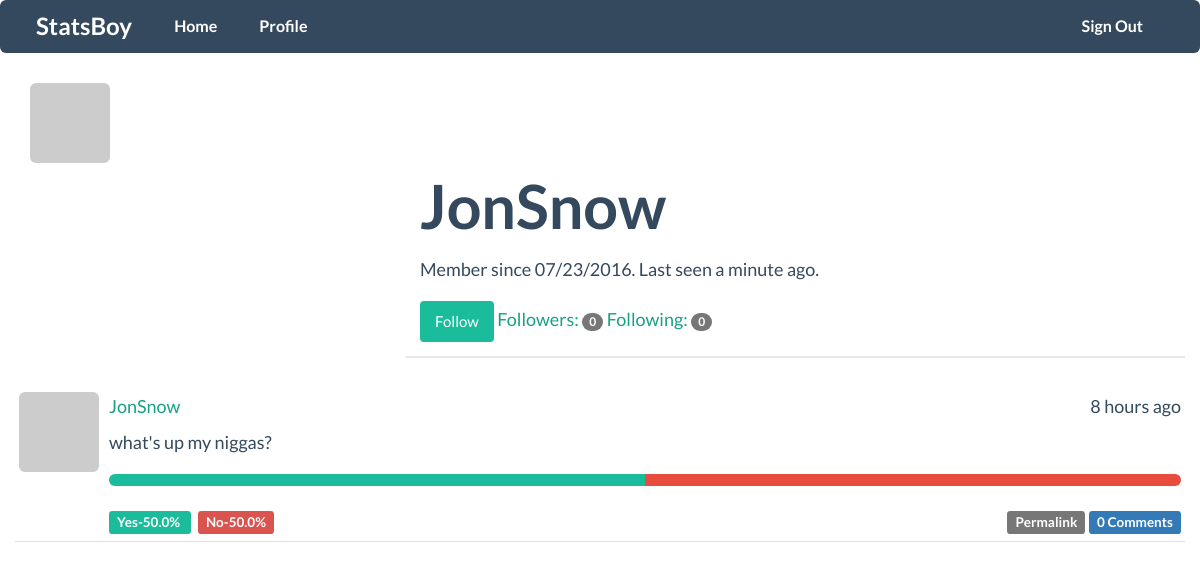
The page /user/JonSnow (signed in) on the database its author committed.
### app/models.py (models this page shows, shortened)
class User(db.Model, UserMixin):
    __tablename__ = 'users'
    id = db.Column(db.Integer, primary_key=True)
    email= db.Column(db.String(64),unique=True,index=True)
    username = db.Column(db.String(64), unique=True, index=True)
    role_id = db.Column(db.Integer, db.ForeignKey('roles.id'))
    password_hash= db.Column(db.String(128))
    confirmed=db.Column(db.Boolean,default=False)
    name=db.Column(db.String(64))
    location=db.Column(db.String(64))
    about_me=db.Column(db.Text())
    member_since=db.Column(db.DateTime(),default=datetime.utcnow)
    last_seen=db.Column(db.DateTime(), default=datetime.utcnow)
    avatar_hash=db.Column(db.String(32))
    posts=db.relationship('Post',backref='author', lazy='dynamic')
    followed=db.relationship('Follow',foreign_keys=[Follow.follower_id],backref=db.backref('follower',lazy='joined'),lazy='dynamic',cascade='all,delete-orphan')
    followers=db.relationship('Follow',foreign_keys=[Follow.followed_id],backref=db.backref('followed',lazy='joined'),lazy='dynamic',cascade='all, delete-orphan')
    comments=db.relationship('Comment',backref='author',lazy='dynamic')
    answers=db.relationship('Answer',backref='advisor',lazy='dynamic')
    def is_following(self,user):
        return self.followed.filter_by(followed_id=user.id).first() is not None
    def has_answered(self,post):
        return self.answers.filter_by(post_id=post.id).first() is not None
    def gravatar(self,size=100,default='retro',rating='g'):
        if request.is_secure:
            url= 'https://secure.gravatar.com/avatar'
        else:
            url= 'http://www.gravatar.com/avatar'
        hash= self.avatar_hash or hashlib.md5(self.email.encode('utf-8')).hexdigest()
        return '{url}/{hash}?s={size}&d={default}&r={rating}'.format(url=url,hash=hash,size=size,default=default,rating=rating)
    def ping(self):
        self.last_seen =datetime.utcnow()
        db.session.add(self)
    def can(self,permissions):
        return self.role is not None and (self.role.permissions & permissions) == permissions
    def is_administrator(self):
        return self.can(Permission.ADMINISTER)
    @property
    def password(self):
        raise AttributeError('password is not a readable attribute.')

class Post(db.Model):
    __tablename__='posts'
    id=db.Column(db.Integer,primary_key=True)
    body=db.Column(db.Text)
    timestamp=db.Column(db.DateTime,index=True,default=datetime.utcnow)
    author_id=db.Column(db.Integer,db.ForeignKey('users.id'))
    body_html=db.Column(db.Text)
    comments=db.relationship('Comment',backref='post',lazy='dynamic')
    answers=db.relationship('Answer',backref='question',lazy='dynamic')

### app/main/views.py (the view)
@main.route('/user/<username>')
def user(username):
    user=User.query.filter_by(username=username).first()
    if user is None:
        abort(404)
    posts=user.posts.order_by(Post.timestamp.desc()).all()
    return render_template('user.html',user=user,posts=posts)

### app/auth/views.py (called while the page is built)
@auth.before_app_request
def before_request():
    if current_user.is_authenticated():
        current_user.ping()
        if not current_user.confirmed and request.endpoint[:5] !='auth.':
            return redirect(url_for('auth.unconfirmed'))

### app/main/__init__.py (called while the page is built)
@main.app_context_processor
def inject_permissions():
    return dict(Permission=Permission)

### app/models.py (called while the page is built)
@login_manager.user_loader
def load_user(user_id):
    return User.query.get(int(user_id))

### app/templates/user.html (shortened to what this page needs)
{% extends "base.html" %}
{% block page_content %}
<div class="row">
  <div class="col-md-4">
<img class="img-rounded profile-thumbnail" src="{{user.gravatar(size=256)}}">
  </div>
<div class="page-header col-md-8">
  <h1>{{user.username}}</h1>
  <p>
    Member since {{ moment(user.member_since).format('L')}}.
    Last seen {{moment(user.last_seen).fromNow()}}.
  </p>
  {% if  current_user.can(Permission.FOLLOW) and user != current_user %}
  {% if not current_user.is_following(user) %}
  <a href="{{ url_for('.follow',username=user.username) }}" class="btn btn-primary">Follow</a>
  {% else %}
  <a href="{{ url_for('.unfollow',username=user.username)}}" class="btn btn-primary">Unfollow</a>
  {% endif %}
  {% endif %}
  <a href="{{url_for('.followers',username=user.username)}}">Followers: <span class="badge">{{ user.followers.count()-1}}</span></a>
  <a href="{{ url_for('.followed_by',username=user.username)}}">Following: <span class="badge">{{user.followed.count()-1}}</span></a>
</div>
{% include "_posts.html" %}
{% endblock %}

### app/templates/_posts.html (shortened to what this page needs)
<ul class="media-list">
    {% for post in posts %}
    <li class="media" style="padding:4px;">
            <a class="pull-left" href="{{ url_for('.user', username=post.author.username) }}">
                <img class="img-rounded profile-thumbnail media-object" src="{{ post.author.gravatar(size=40) }}">
            </a>
          <div class="media-body">
            <div class="media-heading"><a href="{{ url_for('.user', username=post.author.username) }}">{{ post.author.username }}</a><div class="pull-right">{{ moment(post.timestamp).fromNow() }}</div></div>
              {% if post.body_html %}
            {{ post.body_html | safe }}
            {% else %}
            {{ post.body }}
            {% endif %}
            {% if current_user.has_answered(post)==True %}
            <div class="progress">
              <div class="progress-bar" style="width: {{ ((post.answers.filter_by(opinion=True).count())/(post.answers.count())*100)}}%;"></div>
              <div class="progress-bar progress-bar-danger" style="width:{{100-((post.answers.filter_by(opinion=True).count())/(post.answers.count())*100)}}% ;"></div>
            </div>
            <span class="label label-green">Yes-{{((post.answers.filter_by(opinion=True).count())/(post.answers.count())*100)}}% </span>&nbsp
            <span class="label label-danger">No-{{100-((post.answers.filter_by(opinion=True).count())/(post.answers.count())*100)}}% </span>
            {% endif %}
            <div class="pull-right">
              <a href="{{url_for('.post',id=post.id)}}"><span class="label label-default">Permalink</span></a>
              <a href="{{ url_for('.post',id=post.id)}}#comments"><span class="label label-primary">{{ post.comments.count()}} Comments </span></a>
            </div>
          </div>
    </li>
    {% endfor %}
</ul>

### app/static/styles.css (style rules this page uses)
.label-green { background-color: #1abc9c; }
.media { margin-top: 0px; border-bottom: 1px solid #e0e0e0; }

### rows shown on the page
User: username "JonSnow", member_since "07/23/2016", last_seen "a minute ago"
Post: author.username "JonSnow", timestamp "8 hours ago", body_html "what's up my niggas?", answers "50.0", comments.count "0"

### other values the page prints
{{ user.followers.count()-1 }} "0"
{{ user.followed.count()-1 }} "0"
